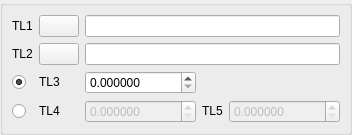
<?xml version="1.0" encoding="UTF-8"?>
<ui version="4.0">
 <class>DlgRef_2Sel3Spin2Rb_QTD</class>
 <widget class="QWidget" name="DlgRef_2Sel3Spin2Rb_QTD">
  <property name="geometry">
   <rect>
    <x>0</x>
    <y>0</y>
    <width>256</width>
    <height>135</height>
   </rect>
  </property>
  <property name="windowTitle">
   <string>DlgRef_2Sel3Spin2Rb_QTD</string>
  </property>
  <layout class="QGridLayout">
   <property name="margin">
    <number>0</number>
   </property>
   <property name="spacing">
    <number>0</number>
   </property>
   <item row="0" column="0">
    <widget class="QGroupBox" name="GroupBox1">
     <property name="title">
      <string/>
     </property>
     <layout class="QGridLayout">
      <item row="0" column="0">
       <widget class="QLabel" name="TextLabel1">
        <property name="sizePolicy">
         <sizepolicy hsizetype="Fixed" vsizetype="Fixed">
          <horstretch>0</horstretch>
          <verstretch>0</verstretch>
         </sizepolicy>
        </property>
        <property name="text">
         <string>TL1</string>
        </property>
        <property name="wordWrap">
         <bool>false</bool>
        </property>
       </widget>
      </item>
      <item row="0" column="1">
       <widget class="QPushButton" name="PushButton1">
        <property name="sizePolicy">
         <sizepolicy hsizetype="Fixed" vsizetype="Fixed">
          <horstretch>0</horstretch>
          <verstretch>0</verstretch>
         </sizepolicy>
        </property>
        <property name="text">
         <string/>
        </property>
       </widget>
      </item>
      <item row="0" column="2" colspan="3">
       <widget class="QLineEdit" name="LineEdit1"/>
      </item>
      <item row="1" column="0">
       <widget class="QLabel" name="TextLabel2">
        <property name="sizePolicy">
         <sizepolicy hsizetype="Fixed" vsizetype="Fixed">
          <horstretch>0</horstretch>
          <verstretch>0</verstretch>
         </sizepolicy>
        </property>
        <property name="text">
         <string>TL2</string>
        </property>
        <property name="wordWrap">
         <bool>false</bool>
        </property>
       </widget>
      </item>
      <item row="1" column="1">
       <widget class="QPushButton" name="PushButton2">
        <property name="sizePolicy">
         <sizepolicy hsizetype="Fixed" vsizetype="Fixed">
          <horstretch>0</horstretch>
          <verstretch>0</verstretch>
         </sizepolicy>
        </property>
        <property name="text">
         <string/>
        </property>
       </widget>
      </item>
      <item row="1" column="2" colspan="3">
       <widget class="QLineEdit" name="LineEdit2"/>
      </item>
      <item row="2" column="0">
       <widget class="QRadioButton" name="RadioButton1">
        <property name="text">
         <string/>
        </property>
        <property name="checked">
         <bool>true</bool>
        </property>
       </widget>
      </item>
      <item row="2" column="1">
       <widget class="QLabel" name="TextLabel3">
        <property name="sizePolicy">
         <sizepolicy hsizetype="Fixed" vsizetype="Fixed">
          <horstretch>0</horstretch>
          <verstretch>0</verstretch>
         </sizepolicy>
        </property>
        <property name="text">
         <string>TL3</string>
        </property>
        <property name="wordWrap">
         <bool>false</bool>
        </property>
       </widget>
      </item>
      <item row="2" column="2">
       <widget class="SalomeApp_DoubleSpinBox" name="SpinBox_DX">
        <property name="decimals">
         <number>6</number>
        </property>
        <property name="maximum">
         <double>1000000000.000000000000000</double>
        </property>
       </widget>
      </item>
      <item row="3" column="0">
       <widget class="QRadioButton" name="RadioButton2">
        <property name="text">
         <string/>
        </property>
       </widget>
      </item>
      <item row="3" column="1">
       <widget class="QLabel" name="TextLabel4">
        <property name="sizePolicy">
         <sizepolicy hsizetype="Fixed" vsizetype="Fixed">
          <horstretch>0</horstretch>
          <verstretch>0</verstretch>
         </sizepolicy>
        </property>
        <property name="text">
         <string>TL4</string>
        </property>
        <property name="wordWrap">
         <bool>false</bool>
        </property>
       </widget>
      </item>
      <item row="3" column="2">
       <widget class="SalomeApp_DoubleSpinBox" name="SpinBox_DY">
        <property name="enabled">
         <bool>false</bool>
        </property>
        <property name="decimals">
         <number>6</number>
        </property>
        <property name="maximum">
         <double>1000000000.000000000000000</double>
        </property>
       </widget>
      </item>
      <item row="3" column="3">
       <widget class="QLabel" name="TextLabel5">
        <property name="sizePolicy">
         <sizepolicy hsizetype="Fixed" vsizetype="Fixed">
          <horstretch>0</horstretch>
          <verstretch>0</verstretch>
         </sizepolicy>
        </property>
        <property name="text">
         <string>TL5</string>
        </property>
        <property name="wordWrap">
         <bool>false</bool>
        </property>
       </widget>
      </item>
      <item row="3" column="4">
       <widget class="SalomeApp_DoubleSpinBox" name="SpinBox_DZ">
        <property name="enabled">
         <bool>false</bool>
        </property>
        <property name="decimals">
         <number>6</number>
        </property>
        <property name="maximum">
         <double>1000000000.000000000000000</double>
        </property>
       </widget>
      </item>
     </layout>
    </widget>
   </item>
  </layout>
 </widget>
 <customwidgets>
  <customwidget>
   <class>SalomeApp_DoubleSpinBox</class>
   <extends>QDoubleSpinBox</extends>
   <header location="global">SalomeApp_DoubleSpinBox.h</header>
  </customwidget>
 </customwidgets>
 <tabstops>
  <tabstop>PushButton1</tabstop>
  <tabstop>LineEdit1</tabstop>
  <tabstop>PushButton2</tabstop>
  <tabstop>LineEdit2</tabstop>
  <tabstop>RadioButton1</tabstop>
  <tabstop>SpinBox_DX</tabstop>
  <tabstop>RadioButton2</tabstop>
  <tabstop>SpinBox_DY</tabstop>
  <tabstop>SpinBox_DZ</tabstop>
 </tabstops>
 <resources/>
 <connections/>
</ui>
